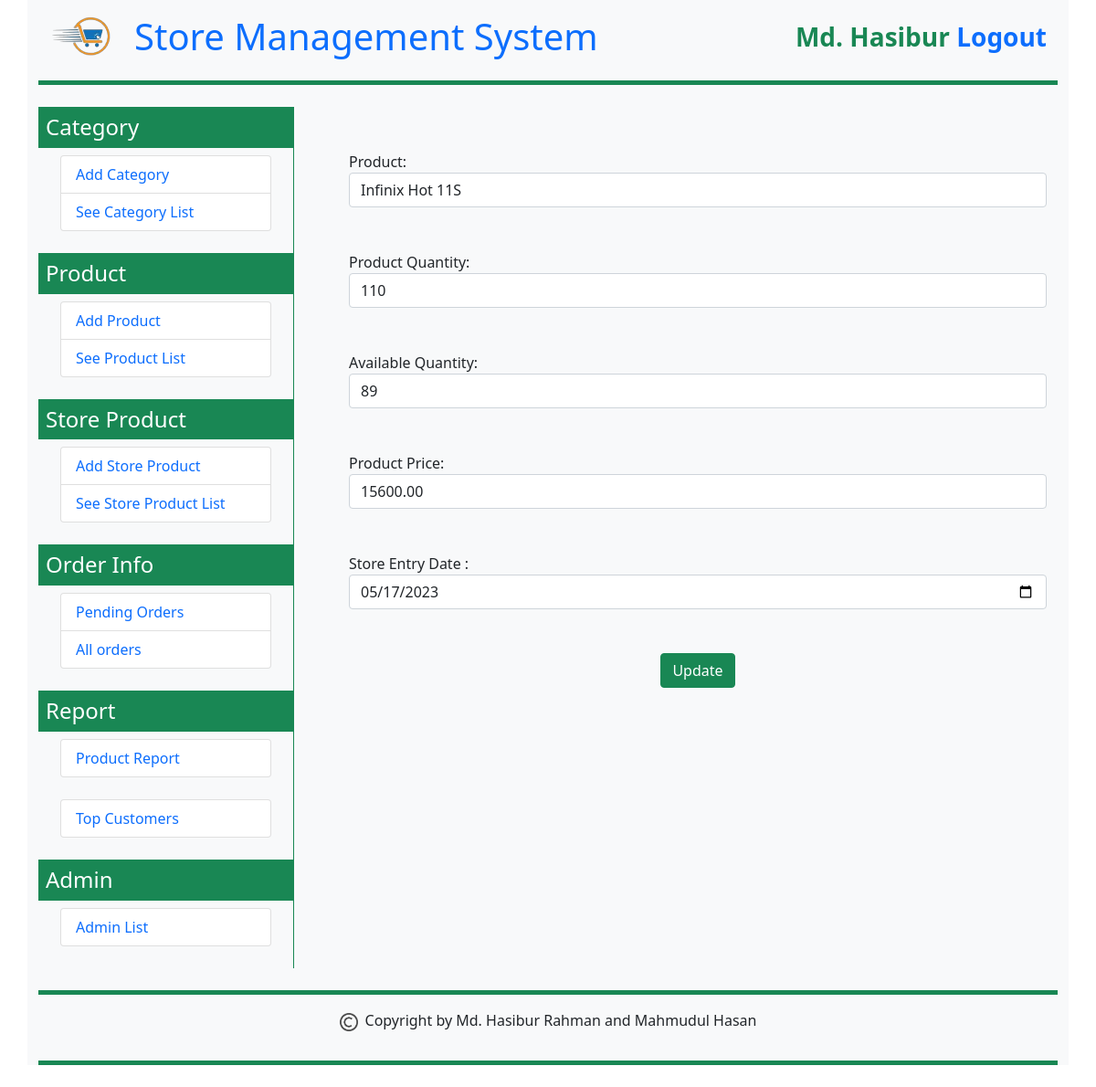
The app's page /sms/store_product_update.php?id=1 (signed in) with its own data.
### tables this page shows
CREATE TABLE `store_product` (
  `store_product_id` int(11) NOT NULL,
  `store_product_name` int(10) NOT NULL,
  `store_product_qty` int(11) NOT NULL,
  `store_product_entrydate` varchar(10) NOT NULL,
  `store_product_price` float(9,2) NOT NULL,
  `available_qty` int(11) DEFAULT 0
);

CREATE TABLE `product` (
  `product_id` int(11) NOT NULL,
  `product_name` varchar(30) NOT NULL,
  `product_category` int(3) NOT NULL,
  `product_code` varchar(10) NOT NULL,
  `product_entrydate` varchar(10) NOT NULL
);

### sms/store_product_update.php (the view, shortened to what this page needs)
<?php
require('connector.php');
$user_first_name = $_SESSION['user_first_name'];
$user_last_name = $_SESSION['user_last_name'];
if (!empty($user_first_name) && !empty($user_last_name)) {
?>
    <!DOCTYPE html>
    <html>
    <head>
        <link href="https://cdn.jsdelivr.net/npm/bootstrap@5.0.2/dist/css/bootstrap.min.css" rel="stylesheet">
    </head>
    <body>
        <div class="container bg-light">
            <div class="container-fluid border-bottom border-success border-5 mb-4 py-3">
                <?php include('fixed_part/topbar.php'); ?>
            </div>
            <div class="container-fluid">
                <div class="row">
                    <div class="col-sm-3 bg-light p-0 m-0">
                        <?php include('fixed_part/left_part.php'); ?>
                    </div>
                    <div class="col-sm-9 border-start border-success">
                        <div class="container p-4 m-4">
                            <?php
                            if (isset($_GET['id'])) {
                                $getid =  $_GET['id'];
                                $sql = "SELECT * FROM store_product where store_product_id=$getid";
                                $query = $conn->query($sql);
                                $data = mysqli_fetch_array($query);
                                $store_product_name        = $data['store_product_name'];
                                $store_product_qty         = $data['store_product_qty'];
                                $available_qty             = $data['available_qty'];
                                $store_product_price       = $data['store_product_price'];
                                $store_product_entrydate  = $data['store_product_entrydate'];
                            }
                            ?>
                            <form action="<?php echo $_SERVER['PHP_SELF'] ?>" method="GET">
                                Product: <br>
                                <select class="form-control" name="store_product_name">
                                    <?php
                                    $sql = "select * from product";
                                    $query = $conn->query($sql);
                                    while ($data = mysqli_fetch_array($query)) {
                                        $product_id = $data['product_id'];
                                        $product_name = $data['product_name'];
                                    ?>
                                        <option value='<?php echo $product_id ?>' <?php if ($store_product_name == $product_id) { echo 'selected';} ?>>
                                            <?php echo $product_name ?>
                                        </option>
                                    <?php } ?>
                                </select><br><br>
                                Product Quantity: <br>
                                <input type="number" class="form-control" name="store_product_qty" value="<?php echo $store_product_qty ?>"><br><br>
                                Available Quantity: <br>
                                <input type="number" class="form-control" name="available_qty" value="<?php echo $available_qty ?>"><br><br>
                                Product Price: <br>
                                <input type="text" class="form-control" name="store_product_price" value="<?php echo $store_product_price ?>"><br><br>
                                Store Entry Date : <br>
                                <input type="date" class="form-control" name="store_product_entrydate" value="<?php echo $store_product_entrydate ?>"><br><br>
                                <div class="text-center">
                                    <input type="submit" name="Update" class="btn btn-success" value="Update">
                                </div>
                            </form>
                        </div>
                    </div>
                </div>
            </div>
            <div class="container-fluid border-bottom border-top border-success border-5 mt-4 mb-4 py-3">
                <?php include('fixed_part/footer.php'); ?>
            </div>
        </div>
    </body>
    </html>
<?php
} else {
    header('location:login.php');
}
?>

### records on screen
store_product: store_product_name "Infinix Hot 11S", store_product_qty "110", available_qty "89", store_product_price "15600.00", store_product_entrydate "05/17/2023"

### other values on screen
$user_first_name "Md. Hasibur"
